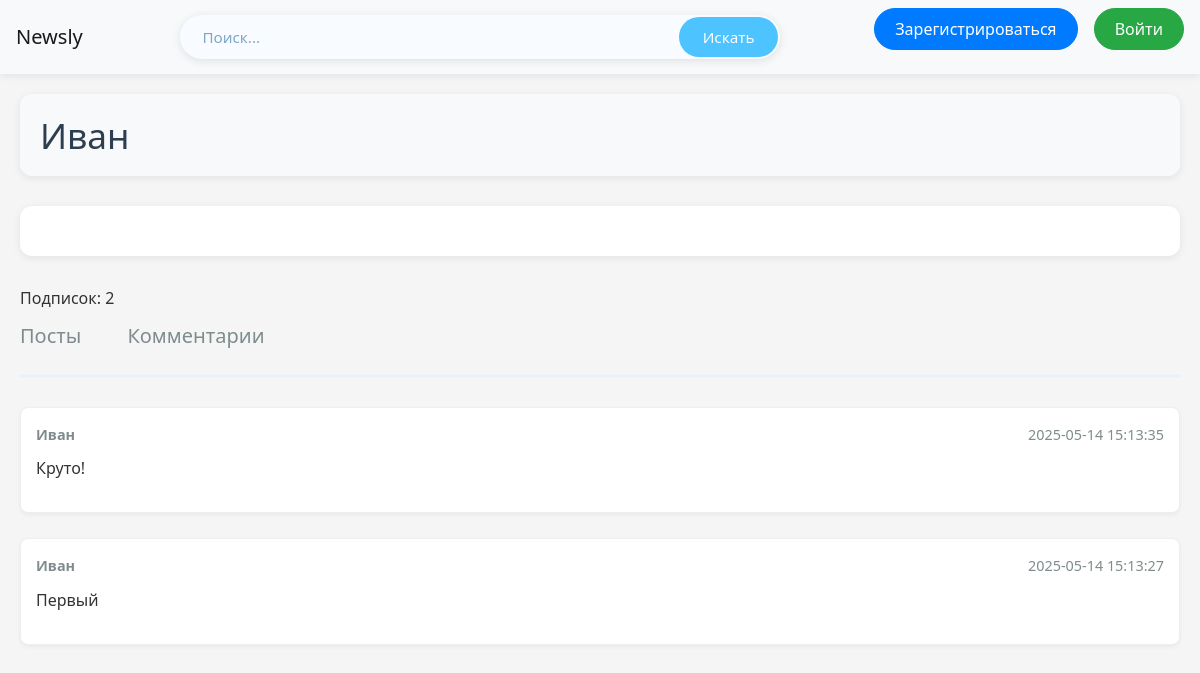
/user_profile/2/comments, run on the app's committed database.
### data/users.py (models this page shows, shortened)
class User(SqlAlchemyBase, UserMixin):
    __tablename__ = 'users'
    id = sqlalchemy.Column(sqlalchemy.Integer,
                           primary_key=True, autoincrement=True)
    name = sqlalchemy.Column(sqlalchemy.String, nullable=True)
    about = sqlalchemy.Column(sqlalchemy.String, nullable=True)
    email = sqlalchemy.Column(sqlalchemy.String,
                              index=True, unique=True, nullable=True)
    hashed_password = sqlalchemy.Column(sqlalchemy.String, nullable=True)
    created_date = sqlalchemy.Column(sqlalchemy.DateTime,
                                     default=datetime.datetime.now)
    liked = orm.relationship('Like', foreign_keys='Like.user_id', backref='user', lazy='dynamic')
    followed = orm.relationship(
        'User',
        secondary=subscriptions,
        primaryjoin=(subscriptions.c.follower_id == id),
        secondaryjoin=(subscriptions.c.followed_id == id),
        backref=orm.backref('followers', lazy='dynamic'),
        lazy='dynamic'
    )

### data/comment.py (models this page shows)
class Comment(SqlAlchemyBase):
    __tablename__ = 'messages'
    id = sqlalchemy.Column(sqlalchemy.Integer,
                           primary_key=True, autoincrement=True)
    text = sqlalchemy.Column(sqlalchemy.String, nullable=True)
    timestamp = sqlalchemy.Column(sqlalchemy.DateTime,
                                     default=datetime.datetime.now)
    user_id = sqlalchemy.Column(sqlalchemy.Integer,
                                sqlalchemy.ForeignKey("users.id"))
    news_id = sqlalchemy.Column(sqlalchemy.Integer,
                               sqlalchemy.ForeignKey("news.id"))
    user = orm.relationship('User')
    new = orm.relationship('News')

### server.py (the view)
@app.route('/user_profile/<int:id>/comments')
def user_profile_comments(id):
    db_sess = db_session.create_session()
    user = db_sess.query(User).get(id)
    db = get_db()
    messages = db.execute("""
        SELECT m.id, m.text, m.timestamp, m.reply_to, m.user_id,
               u.name,
               (SELECT r.reaction_type FROM reactions r WHERE r.message_id = m.id AND r.user_id = ?) as user_reaction
        FROM messages m
        JOIN users u ON m.user_id = u.id
        WHERE m.user_id = ?
        ORDER BY m.timestamp DESC
    """, (id, id)).fetchall()
    return render_template('user_comments.html', user=user, comments=messages)

### data/db_session.py (called while the page is built)
def create_session() -> Session:
    global __factory
    return __factory()

### server.py (called while the page is built)
def get_db():
    db = sqlite3.connect(DATABASE)
    db.row_factory = sqlite3.Row
    return db

### templates/user_comments.html (shortened to what this page needs)
{% extends "base.html" %}
{% block content %}
<div class="user-head">
    <h1>{{ user.name }}</h1>
</div>
<div class="info-card">
</div>
Подписок: {{  user.followers.count() }}
<div class="subsite-tabs">
    <a class="navbar-brand" href="/user_profile/{{ user.id }}">Посты</a>
    <a class="navbar-brand" href="/user_profile/{{ user.id }}/comments">Комментарии</a>
</div>
{% for message in comments %}
    <div class="message">
        <div class="message-header">
            <span><strong>{{ message['name'] }}</strong></span>
            <span>{{ message['timestamp'] }}</span>
        </div>
        <div>
            <p>{{ message['text'] }}</p>
        </div>
    </div>
{% endfor %}
{% endblock %}

### templates/base.html (shortened to what this page needs)
<!doctype html>
<html lang="en">
<head>
    <link rel="stylesheet"
          href="https://stackpath.bootstrapcdn.com/bootstrap/4.4.1/css/bootstrap.min.css"
>
    <link rel="stylesheet" href="{{ url_for('static', filename='css/style.css') }}">
</head>
<body>
<header>
    <nav class="navbar navbar-light bg-light">
        <a class="navbar-brand" href="/news_log">Newsly</a>
        <form action="{{ url_for('discovery') }}" method="GET">
            <input type="text" name="query" placeholder="Поиск...">
            <button type="submit">Искать</button>
        </form>
        {% if current_user.is_authenticated %}
            <p>
                <a class="btn btn-secondary" href="/news">Написать</a>
                <a class="navbar-brand" href="/user_profile/{{ current_user.id }}">{{ current_user.name }}</a>
            </p>
        {% else %}
            <p>
                <a class="btn btn-primary " href="/register">Зарегистрироваться</a>
                <a class="btn btn-success" href="/login">Войти</a>
            </p>
        {% endif %}
    </nav>
</header>
<main role="main" class="container">
    {% block content %}{% endblock %}
</main>
</body>
</html>

### static/css/style.css (style rules this page uses)
:root { --primary-color: #4285f4; --secondary-color: #34a853; --accent-color: #ea4335; --light-color: #f8f9fa; --dark-color: #343a40; --gray-color: #6c757d; --light-gray: #e9ecef; --border-radius: 8px; --box-shadow: 0 2px 10px rgba(0, 0, 0, 0.1); --transition: all 0.3s ease; }
* { margin: 0; padding: 0; box-sizing: border-box; }
body { font-family: 'Segoe UI', Tahoma, Geneva, Verdana, sans-serif; line-height: 1.6; color: #333; background-color: #f5f5f5; min-height: 100vh; display: flex; flex-direction: column; }
a { text-decoration: none; color: var(--primary-color); transition: var(--transition); }
.container { width: 100%; max-width: 1200px; margin: 0 auto; padding: 20px; }
.navbar { background-color: #e3f2fd; padding: 0.5rem 1rem; box-shadow: 0 2px 8px rgba(0,0,0,0.08); }
.navbar form { display: flex; align-items: center; flex-grow: 1; max-width: 600px; margin: 0 2rem; background: #f8fbff; border-radius: 28px; padding: 2px; transition: all 0.3s ease; }
.navbar input[type="text"] { border: none; background: transparent; padding: 8px 20px; flex-grow: 1; font-size: 0.95rem; outline: none; }
.navbar input[type="text"]::placeholder { color: #7fa8c7; }
.navbar button[type="submit"] { background: #4dc3ff; border: none; color: white; padding: 8px 24px; border-radius: 24px; cursor: pointer; transition: all 0.3s ease; display: flex; align-items: center; font-size: 0.95rem; }
.navbar .btn { margin-left: 12px; border-radius: 24px; padding: 8px 20px; transition: transform 0.2s ease; }
main { flex: 1; padding: 20px 0; }
h1, h2, h3 { margin-bottom: 20px; color: var(--dark-color); }
h1 { font-size: 2rem; }
form { max-width: 600px; margin: 0 auto; background-color: white; padding: 25px; border-radius: var(--border-radius); box-shadow: var(--box-shadow); }
.user-head { display: flex; justify-content: space-between; align-items: center; margin-bottom: 20px; }
.info-card { background-color: white; padding: 20px; border-radius: var(--border-radius); box-shadow: var(--box-shadow); margin-bottom: 20px; }
.subsite-tabs { display: flex; gap: 20px; margin-bottom: 20px; padding-bottom: 10px; border-bottom: 1px solid var(--light-gray); }
.subsite-tabs a { padding: 5px 0; position: relative; }
.subsite-tabs a::after { content: ''; position: absolute; bottom: -11px; left: 0; width: 100%; height: 2px; background-color: var(--primary-color); transform: scaleX(0); transition: var(--transition); }
h1 { font-size: 2.5rem; margin-bottom: 1.5rem; color: #2c3e50; }
form { margin: 30px 0; padding: 20px; background-color: #f8f9fa; border-radius: 8px; }
button[type="submit"] { background-color: #27ae60; color: white; padding: 10px 25px; border: none; border-radius: 5px; cursor: pointer; transition: background-color 0.3s; }
.message { margin-bottom: 25px; padding: 15px; background-color: #fff; border: 1px solid #eee; border-radius: 8px; box-shadow: 0 2px 4px rgba(0,0,0,0.05); }
.message-header { display: flex; justify-content: space-between; margin-bottom: 10px; color: #7f8c8d; font-size: 0.9em; }
.user-head { display: flex; align-items: center; gap: 20px; margin-bottom: 30px; padding: 20px; background: #f8f9fa; border-radius: 12px; box-shadow: 0 2px 8px rgba(0,0,0,0.08); }
.user-head h1 { margin: 0; font-size: 2.2rem; color: #2c3e50; }
.info-card { padding: 20px; margin-bottom: 30px; background: white; border-radius: 12px; box-shadow: 0 2px 8px rgba(0,0,0,0.08); }
.subsite-tabs { display: flex; gap: 30px; margin-bottom: 30px; padding-bottom: 15px; border-bottom: 2px solid #e3f2fd; }
.subsite-tabs a { text-decoration: none; color: #7f8c8d; padding: 8px 0; position: relative; transition: color 0.3s; }
.subsite-tabs a::after { content: ''; position: absolute; bottom: -15px; left: 0; width: 0; height: 2px; background: #4dc3ff; transition: width 0.3s; }

### data on the page
User: name "Иван"
Comment: name "Иван", timestamp "2025-05-14 15:13:35", text "Круто!"
Comment: name "Иван", timestamp "2025-05-14 15:13:27", text "Первый"

### other printed values
{{ user.followers.count() }} "2"
